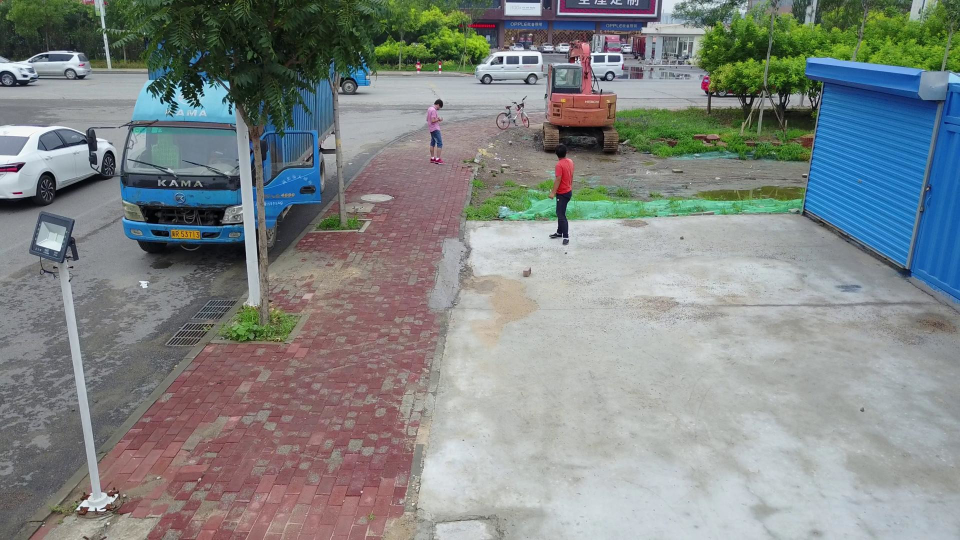
#> input picture Images/visdrone.jpg, 1920 x 1080 px (shown at 1/2 size)
$ python produce_license_plate_example.py   (older library calls are emulated)
#> lines starting #> are read from the running program, lines starting #| are printed output that depends on the picture; after the words box and inside, x2 and y2 are one past the last pixel; in counts of white or black regions, pixels touching at a corner belong together
#> in load_and_crop_target, img is the input picture: shape (1080, 1920, 3); mean R, G, B 128.9, 134.6, 133.6
### custom_spatial_based.py
import numpy as np
from help_functions import grow_tamper_pixels_single_channel, fix_voids_using_interpolation, reduce_img_size, maxpool2d, do_inpainting


def fix_hi_using_lo(size_x_hi, size_y_hi, size_x_lo, void_hi, void_lo, rec_hi, rec_lo):
    hi_lo_scale = size_x_hi / size_x_lo
    for x_hi in range(size_x_hi):
        for y_hi in range(size_y_hi):
            if void_hi[x_hi, y_hi] == 1:
                x_lo = int(x_hi // hi_lo_scale)
                y_lo = int(y_hi // hi_lo_scale)

                # Only replace values if the low resolution watermark is not void at this location
                if void_lo[x_lo, y_lo] == 0:
                    rec_hi[x_hi, y_hi] = rec_lo[x_lo, y_lo]
                    void_hi[x_hi, y_hi] = 0
    rec_watermark = rec_hi
    void_watermark = void_hi

    return rec_watermark, void_watermark


def vectorized_random_auth_data_locations(rng, size_x, size_y):
    """
    Vectorized function to randomize authentication data locations
    """

    # We know that the number of length and width pixels will always be even,
    # so we can take the max values of 2x2 areas without having to worry about padding
    a = rng.random(size=(size_x * size_y // 4, 4))

    # Set max values to one
    # Use [:,None] to turn the 1D max array into a 2D array,
    # which is needed for appropriate boolean matching
    b = (a == a.max(axis=1)[:,None]).astype(int)

    # Reshape into desired shape:
    auth_loc_mask = np.empty((size_x, size_y), dtype=int)
    auth_loc_mask[0::2, :] = b[:, :2].reshape(-1, size_y)
    auth_loc_mask[1::2, :] = b[:, 2:].reshape(-1, size_y)

    data_loc_mask = auth_loc_mask * (-1) + 1

    return auth_loc_mask.astype(bool), data_loc_mask.astype(bool)


def __void_index_to_data_indices(auth_loc, auth_array, voids_array, base_x, base_y):
    # Number of block rows (= number of rows containing blocks)
    nbr = base_x // 2
    # Number of block columns (= number of blocks in a row)
    nbc = base_y // 2

    # We work on a row-by-row basis:
    offset = 0
    for block_row in range(nbr):
        auth_i_start = block_row * nbc

        blocks = auth_loc[block_row*2: block_row*2 + 2]

        # First, for each block, we determine the corresponding void array indices:
        void_indices = [[] for _ in range(nbc)]

        for block_x in range(2):
            for block_y in range(nbc):
                for y_offset in range(2):

                    if blocks[block_x, 2*block_y + y_offset] == False:
                        void_indices[block_y].append(offset)
                        offset += 1

        # Then, we can iterate over the authentication values to determine which blocks are tampered with
        # For these blocks we can then look up the corresponding void indices

        # For every block, we check if it has been tampered with
        for auth_i in range(auth_i_start, auth_i_start + nbc):
            if auth_array[auth_i] == 1:
                # Tampering has been detected
                # Determine which block this is
                block_idx = auth_i - auth_i_start
                voids_array[void_indices[block_idx]] = 1


# [173 lines left out: functions embed_watermark_no_vectorization, tamper_detection_no_vectorization, not called in this run]


def embed_watermark(input_img, seed):
    """
    Watermark embedding
    """
#> called with seed = 123
    # Generate recovery watermark
    base_x, base_y = input_img.shape[:2]
    # n_channels = 3 if len(input_img.shape) == 3 else 1
    n_channels = input_img.shape[2]
    size_x_lo=base_x // 4
    size_y_lo=base_y // 4
    size_x_hi=base_x // 2
    size_y_hi=base_y // 2
    # Low resolution and high resolution recovery watermarks
    rec_w_lo = reduce_img_size(input_image=input_img, new_size_x=size_x_lo, new_size_y=size_y_lo)
    rec_w_hi = reduce_img_size(input_image=input_img, new_size_x=size_x_hi, new_size_y=size_y_hi)
    # display_images([input_img, rec_w_hi, rec_w_lo], "Original, High quality, Low quality")

    # Generate authentication watermark
    auth_w_size_x = base_x // 2
    auth_w_size_y = base_y // 2
    rng = np.random.default_rng(seed=seed)

    auth_w = rng.integers(low=0, high=4, size=(auth_w_size_x * auth_w_size_y, n_channels), dtype=int)

    auth_loc, data_loc = vectorized_random_auth_data_locations(rng=rng, size_x=base_x, size_y=base_y)
#> in vectorized_random_auth_data_locations, `auth_loc_mask[1::2, :] = b[:, 2:].reshape(-1, size_y)`:
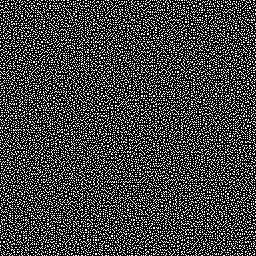
#> auth_loc_mask: shape (256, 256) int64; values 0 (black) and 1 (white), 25% white in thin lines or dots

    # Put all reconstruction watermarks in one big list
    # High resolution subarrays
    hi_numel = size_x_hi * size_y_hi
    rec_w_hi = rec_w_hi.reshape((hi_numel, n_channels))
    hi0 = (rec_w_hi >> 6) & 3
    hi1 = (rec_w_hi >> 4) & 3
    hi_arr = np.concat([hi0, hi1])

    # Low resolution subarrays
    lo_numel = size_x_lo * size_y_lo
    rec_w_lo = rec_w_lo.reshape((lo_numel, n_channels))
    lo0 = (rec_w_lo >> 6) & 3
    lo1 = (rec_w_lo >> 4) & 3
    lo_arr = np.concat([lo0, lo1, lo0, lo1])

    # Concatenate all data
    data_array = np.concat([hi_arr, lo_arr])

    # Shuffle the array
    shuffle_indices = np.arange(2* hi_numel + 4*lo_numel)
    rng.shuffle(shuffle_indices)

    data_array = data_array[shuffle_indices]

    base_array = np.empty((base_x, base_y, n_channels), dtype=np.uint8)

    base_array[auth_loc] = auth_w
    base_array[data_loc] = data_array
    # print(input_img.shape, base_array.shape)

    return (input_img & 0b11111100) | base_array
#> returned value: shape (256, 256, 3)


def tamper_detection(input_img, seed):
#> called with seed = 123
    base_x, base_y = input_img.shape[:2]
    auth_w_size_x = size_x_hi = base_x // 2
    auth_w_size_y = size_y_hi = base_y // 2
    auth_vals = auth_w_size_x * auth_w_size_y
    size_x_lo=base_x // 4
    size_y_lo=base_y // 4
    n_channels = input_img.shape[2]

    # Generate authentication watermark
    auth_w_size_x = base_x // 2
    auth_w_size_y = base_y // 2
    rng = np.random.default_rng(seed=seed)
    expected_auth_w = rng.integers(low=0, high=4, size=(auth_vals, n_channels), dtype=int)

    auth_loc, data_loc = vectorized_random_auth_data_locations(rng=rng, size_x=base_x, size_y=base_y)

    received_auth_w = np.zeros((auth_vals, n_channels), dtype=int)

    # Extract the watermark data
    watermarks = input_img & 3

    hi_numel = size_x_hi * size_y_hi
    lo_numel = size_x_lo * size_y_lo
    received_data_array = np.zeros((2*hi_numel + 4*lo_numel, n_channels), np.uint8)

    received_auth_w = watermarks[auth_loc]
    received_data_array = watermarks[data_loc]

    # Also arrange order:
    # The problem we are trying to solve is this:
    # While we work in 2x2 blocks, the indexer in cover[auth_loc] does not know that
    # As such, the placement of the authentication pixels can be unpredictably skewed
    # For example, take the auth values [1, 2, 3, 4]
    # And the corresponding auth_loc:
    # [ 0 0 0 1 0 0 0 1 ]
    # [ 0 1 0 0 1 0 0 0 ]
    # We would want our auth values to be:
    # [ 0 0 0 2 0 0 0 4]
    # [ 0 1 0 0 3 0 0 0]
    # However, due to the nature of indexing in numpy, we instead get
    # [ 0 0 0 1 0 0 0 2]
    # [ 0 3 0 0 4 0 0 0]
    # As previously stated, this behaviour depends on the random initialization of the auth_loc,
    # and is as such unpredictable. Therefor, to counteract its effects, we perform a similar
    # transformation on an "order" matrix that allows for correcting the extracted authentication values
    # The order_input will provide the values that can serve as indices for transformation later on
    order_input = np.arange(auth_vals)
    # We will use a max pooling operation, so all other values should be zero
    order = np.zeros(shape=(base_x, base_y), dtype=int)
    # Place the inputs according to the random locations
    order[auth_loc] = order_input
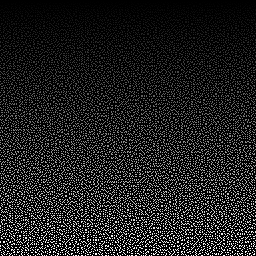
#> order: shape (256, 256) int64; min 0, max 16383, mean 2047.9; drawn with min black and max white
    # Isolate 2x2 blocks and take their maximum = maxpooling
    order = maxpool2d(order, size_x=base_x, size_y=base_y, k=2).reshape(-1)

    # Now correct received authentication values with the order transformation
    # We need to transform both the actually embedded values, as well as expected values,
    # to ensure they remain on the same domain

    # Compare received and expected authentication watermarks
    auth_diff = np.clip(np.abs((expected_auth_w.astype(int) - received_auth_w.astype(int))), a_min=0, a_max=1).astype(np.uint8)

    # Normalize the three channels into one channel:
    auth_diff = np.max(auth_diff, axis=1)
#> auth_diff = 16384 values, max 1 at index 11551, min 0 at index 0, mean 0.0244

    # Transform auth_diff to account for the order
    # We do this here instead of at received_auth_w and expected_auth_w because here we only need to transform once instead of twice
    auth_diff = auth_diff[order]
#> auth_diff = 16384 values, max 1 at index 11590, min 0 at index 0, mean 0.0244


    # Reshape auth_diff to an image, and identify the affected areas by using the grow function
    auth_diff = auth_diff.reshape((auth_w_size_x, auth_w_size_y))
#> auth_diff: shape (128, 128); values 0 (black) and 1 (white), 2.4% white; 1 white region, box (x1, y1, x2, y2) and area: (70, 90, 103, 103) 399
    tamper_mask = grow_tamper_pixels_single_channel(auth_diff, step=1)
#> after the loop in grow_tamper_pixels_single_channel, `for x in range(size_x):`:
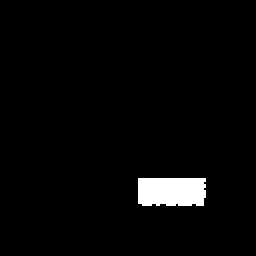
#> tamper_mask_updated: shape (128, 128) (shown 2 times larger); values 0 (black) and 1 (white), 2.8% white; 1 white region, box (x1, y1, x2, y2) and area: (69, 89, 103, 103) 460

    # Get full-scale tamper mask:
    tamper_mask_fs = np.zeros((base_x, base_y), dtype=np.uint8)
    for block_x in range(auth_w_size_x):
        for block_y in range(auth_w_size_y):
            x = block_x * 2
            y = block_y * 2
            tamper_mask_fs[x:x+2,y:y+2] = tamper_mask[block_x, block_y]
#> tamper_mask_fs: shape (256, 256); values 0 (black) and 1 (white), 2.8% white; 1 white region, box (x1, y1, x2, y2) and area: (138, 178, 206, 206) 1840

    return tamper_mask_fs, tamper_mask, auth_loc, data_loc, rng, received_data_array


# [85 lines left out: function __tamper_detection_for_test, not called in this run]


def recovery(input_img, tamper_mask, auth_loc, data_loc, rng, received_data_array, sharpen=True):
#> called with received_data_array = array of shape (49152, 3), sharpen = True
    base_x, base_y = input_img.shape[:2]
    size_x_lo=base_x // 4
    size_y_lo=base_y // 4
    size_x_hi=base_x // 2
    size_y_hi=base_y // 2
    size_x_lo=base_x // 4
    size_y_lo=base_y // 4

    hi_numel = size_x_hi * size_y_hi
    lo_numel = size_x_lo * size_y_lo

    auth_diff = tamper_mask.reshape(-1)
#> auth_diff = 16384 values, max 1 at index 11461, min 0 at index 0, mean 0.0281
    print("number of tampered pixels", np.sum(tamper_mask))
#| number of tampered pixels 460
    # Use the tampered authentication pixels to extract void information
    # This void information will tell us which reconstruction pixels are invalid
    void_array = np.zeros((2*hi_numel + 4*lo_numel), np.uint8)

    __void_index_to_data_indices(auth_loc=auth_loc, auth_array=auth_diff, voids_array=void_array,
                                 base_x=base_x, base_y=base_y)
#> after the loop in __void_index_to_data_indices, `for block_row in range(nbr):`: offset = 49152

    # Visualize void marking
    void_map = np.zeros((base_x, base_y), dtype=np.uint8)
    void_map[data_loc] = void_array
#> void_map: shape (256, 256); values 0 (black) and 1 (white), 2.1% white in thin lines or dots, all inside (x1, y1, x2, y2) = (138, 178, 206, 206)

    # Undo the shuffling
    shuffle_indices = np.arange(2* hi_numel + 4*lo_numel)
    rng.shuffle(shuffle_indices)

    received_data_array[shuffle_indices] = received_data_array
    void_array[shuffle_indices] = void_array

    # Extract original watermarks
    hi_watermark_bits = received_data_array[:2*hi_numel]
    lo_watermark_bits = received_data_array[2*hi_numel:]

    hi_voids = void_array[:2*hi_numel]
    lo_voids = void_array[2*hi_numel:]

    # Reconstruct high resolution watermark
    #  Extract MSB and LSB portions
    hi_msb = (hi_watermark_bits[:hi_numel] & 3) << 6
    hi_lsb = (hi_watermark_bits[hi_numel:] & 3) << 4
    hi_msb_voids = hi_voids[hi_numel:]
    hi_lsb_voids = hi_voids[:hi_numel]
    #  Recombine MSB and LSB
    rec_w_hi = (hi_msb | hi_lsb)
    rec_w_hi = rec_w_hi.reshape((size_x_hi, size_y_hi, 3))
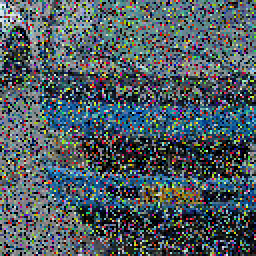
#> rec_w_hi: shape (128, 128, 3) (shown 2 times larger); mean of channels 0, 1, 2 79.1, 91.4, 97.5; drawn as R, G, B
    hi_voids = hi_msb_voids | hi_lsb_voids
    hi_voids = hi_voids.reshape((size_x_hi, size_y_hi))

    # Reconstruct low resolution watermark
    lo0_msb = lo_watermark_bits[0*lo_numel:1*lo_numel]
    lo0_lsb = lo_watermark_bits[1*lo_numel:2*lo_numel]
    lo1_msb = lo_watermark_bits[2*lo_numel:3*lo_numel]
    lo1_lsb = lo_watermark_bits[3*lo_numel:4*lo_numel]

    lo0_msb_voids = lo_voids[0*lo_numel:1*lo_numel]
    lo0_lsb_voids = lo_voids[1*lo_numel:2*lo_numel]
    lo1_msb_voids = lo_voids[2*lo_numel:3*lo_numel]
    lo1_lsb_voids = lo_voids[3*lo_numel:4*lo_numel]

    lo0 = (lo0_msb << 6) | (lo0_lsb << 4)
    lo1 = (lo1_msb << 6) | (lo1_lsb << 4)
    lo0_voids = lo0_msb_voids | lo0_lsb_voids
    lo1_voids = lo1_msb_voids | lo1_lsb_voids

    lo0 = lo0.reshape((size_x_lo, size_y_lo, 3))
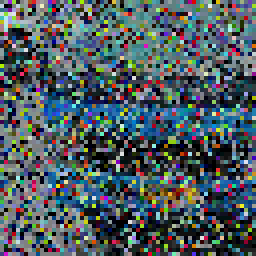
#> lo0: shape (64, 64, 3) (shown 4 times larger); mean of channels 0, 1, 2 77.8, 90.9, 96.2; drawn as R, G, B
    lo1 = lo1.reshape((size_x_lo, size_y_lo, 3))
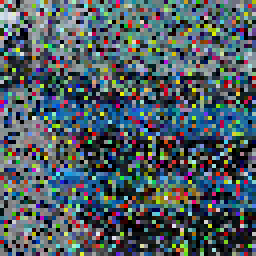
#> lo1: shape (64, 64, 3) (shown 4 times larger); mean of channels 0, 1, 2 78.3, 91.7, 98.3; drawn as R, G, B
    lo0_voids = lo0_voids.reshape((size_x_lo, size_y_lo))
    lo1_voids = lo1_voids.reshape((size_x_lo, size_y_lo))

    # Recombine low resolution watermarks to exclude voids
    rec_w_lo = np.zeros((size_x_lo, size_y_lo, 3), dtype=np.uint8)
    lo_voids = np.zeros((size_x_lo, size_y_lo), dtype=np.uint8)
    for x in range(size_x_lo):
        for y in range(size_y_lo):
            if not lo0_voids[x,y]:
                rec_w_lo[x,y] = lo0[x,y]
                lo_voids[x,y] = 0
            elif not lo1_voids[x,y]:
                rec_w_lo[x,y] = lo1[x,y]
                lo_voids[x,y] = 0
            else:
                lo_voids[x,y] = 1
#> lo_voids: shape (64, 64); values 0 (black) and 1 (white), 0.02% white in thin lines or dots, all inside (x1, y1, x2, y2) = (6, 21, 7, 22)

    rec_watermark, void_watermark = fix_hi_using_lo(size_x_hi=size_x_hi, size_y_hi=size_y_hi, size_x_lo=size_x_lo,
                                                    void_hi=hi_voids, void_lo=lo_voids, rec_hi=rec_w_hi, rec_lo=rec_w_lo)

    # Fix the final holes using interpolation
    rec_watermark, void_watermark = fix_voids_using_interpolation(void_watermark=void_watermark, rec_watermark=rec_watermark, size_x=size_x_hi, size_y=size_y_hi)

    # After fixing the reconstruction watermark, we can finally proceed with inpainting
    tamper_mask_3d = np.repeat(tamper_mask[:, :, np.newaxis], 3, axis=2)

    inpainted, fs_tamper_mask = do_inpainting(attacked_image=input_img, tamper_mask=tamper_mask_3d, recovery_watermark=rec_watermark, do_sharpening=sharpen)

    return inpainted

### help_functions.py
"""
Module implementing help functions for the rest of the project
"""

import matplotlib.pyplot as plt
import numpy as np
from enum import Enum, auto
import cv2
import copy
# from cv2 import resize


class BinaryClassification:

    # [24 lines left out: function __init__, not called in this run]

    def recall(self):
        return self.tp / (self.tp + self.fn)

    # [10 lines left out: functions precision, f1, not called in this run]

    def fpr(self):
        return self.fp / (self.fp + self.tn)

    def fnr(self):
        return self.fn / (self.fn + self.tp)


# [8 lines left out: function flip_binary_array, not called in this run]


def grow_tamper_pixels_single_channel(tamper_mask, step=1):
    size_x, size_y = tamper_mask.shape[:2]
    tamper_mask_updated = tamper_mask.copy()

    for x in range(size_x):
        for y in range(size_y):
            if tamper_mask[x,y] == 1:
                # Get neighbouring pixel range
                min_x = max(0, x - step)
                max_x = min(size_x, x + step)
                min_y = max(0, y - step)
                max_y = min(size_y, y + step)
                tamper_mask_updated[min_x:max_x, min_y:max_y] = 1

    return tamper_mask_updated

def fix_voids_using_interpolation(void_watermark, rec_watermark, size_x, size_y):
#> called with size_x = 128, size_y = 128
    changes=1
    rec_w = copy.deepcopy(rec_watermark.copy())
    voids_w = copy.deepcopy(void_watermark.copy())
    # voids_w = void_watermark.copy()
    n_its = 0

    # print("Start interpolation with {} voids remaining".format(np.sum(voids_w)))
    # Keep repeating as long as there are void pixels and as there are changes
    # Changes are added to avoid infinite loops
    while np.sum(voids_w) > 0 and changes > 0:
        changes = 0
        for x in range(size_x):
            for y in range(size_y):
                if voids_w[x, y]:
                    # Determine neighbour borders (account for edges)
                    x_min = max(0, x - 1)
                    x_max = min(size_x, x + 2)
                    y_min = max(0, y - 1)
                    y_max = min(size_y, y + 2)
                    # Count void neighbours
                    n_voids = np.sum(voids_w[x_min:x_max, y_min:y_max]) - 1
                    n_pixels = (x_max - x_min) * (y_max - y_min) - 1
                    # If less than 6 of the neighbouring pixels are void
                    if n_voids < 0.75*n_pixels:
                        # Use the valid neighbours to update the pixel
                        # We use the average, seems most appropriate to account for sudden changes as opposed to median
                        # Use np.zeros for intitialization to account for 3-channel (RGB) inputs as well as grayscale
                        pixel_sum = np.zeros(rec_w[x, y].shape, dtype=int)
                        n_pixels = 0
                        for i in range(x_min, x_max):
                            for j in range(y_min, y_max):
                                if voids_w[i, j] == 0:
                                    pixel_sum += rec_w[i, j].astype(int)
                                    n_pixels += 1
                        rec_w[x, y] = (pixel_sum / n_pixels).astype(np.uint8)
                        voids_w[x, y] = 0
                        changes += 1
        n_its += 1
#> this loop made 0 passes
#> after the loop, n_its = 0
    # print("Stopped because", np.sum(voids_w), changes)
    print("Pixel interpolation needed {} iterations".format(n_its))
#| Pixel interpolation needed 0 iterations
    # print("Finished interpolation with {} voids remaining".format(np.sum(voids_w)))
    return rec_w, voids_w


# [157 lines left out: functions fix_voids_using_interpolation_, fix_voids_using_interpolation_fast, not called in this run]


def reduce_img_size(input_image, **kwargs):
    new_size_x = kwargs.get("new_size_x", input_image.shape[0] // 2)
    new_size_y = kwargs.get("new_size_y", input_image.shape[1] // 2)
    return cv2.resize(input_image, (new_size_y, new_size_x))

def do_inpainting(attacked_image, tamper_mask, recovery_watermark, do_sharpening=True):
#> called with do_sharpening = True
    full_size_x, full_size_y = attacked_image.shape[:2]
    tamper_mask_full_size = (reduce_img_size(input_image=tamper_mask * 255,
                                             new_size_x=full_size_x,
                                             new_size_y=full_size_y) > 0).astype(np.uint8)
#> tamper_mask_full_size: shape (256, 256, 3); values 0 (black) and 1 (white), 3.1% white; 1 white region, box (x1, y1, x2, y2) and area: (137, 177, 207, 207) 2060

    recovery_watermark_full_size = reduce_img_size(input_image=recovery_watermark, new_size_x=full_size_x, new_size_y=full_size_y).astype(np.uint8)
#> in reduce_img_size (call 4), `return cv2.resize(input_image, (new_size_y, new_size_x))`:
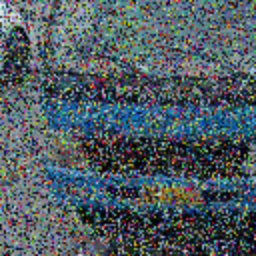
#> returned value: shape (256, 256, 3); mean of channels 0, 1, 2 79.7, 92.1, 98.3; drawn as R, G, B

    if do_sharpening:
        recovery_watermark_full_size = sharpen(recovery_watermark_full_size)

    to_keep = (tamper_mask_full_size < 1).astype(np.uint8)
    to_replace = tamper_mask_full_size
    return (attacked_image* to_keep) | (recovery_watermark_full_size * to_replace), tamper_mask_full_size


def sharpen(recovery_watermark):
    derivative = cv2.Laplacian(recovery_watermark, ddepth=cv2.CV_8U)
    sharpened = recovery_watermark + derivative
#> (the rest of the program and of its run is left out)
